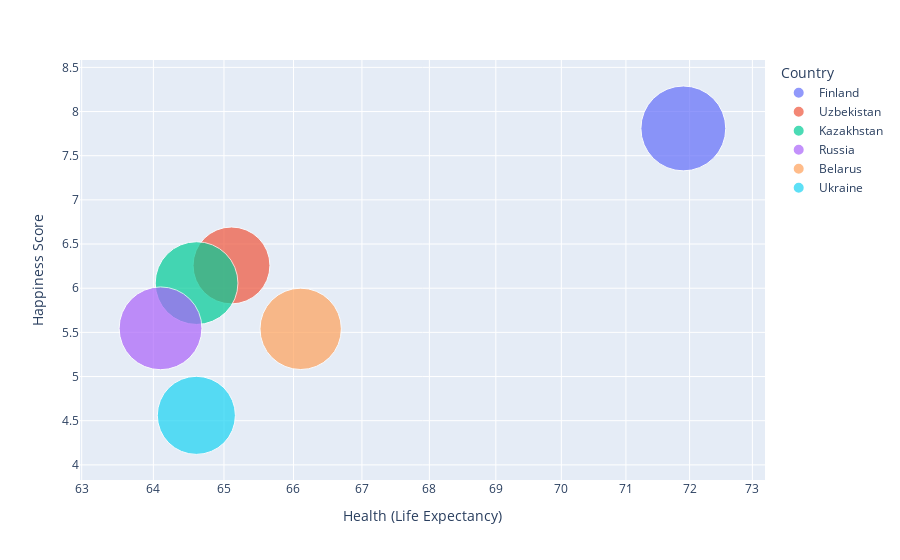

Notebook cell for this chart:
### Markdown cell above
### 8. Bubble chart

### Code cell
fig = px.scatter(short.query("Year==2020"), x="Health (Life Expectancy)", y="Happiness Score",
	    size="Economy (GDP per Capita)",
               color="Country",
                 hover_name="Country", log_x=True, size_max=60)
fig.show("png")
# fig.show()

### Figure 1 — Plotly figure (JSON) as saved in the notebook; plotly's stock layout.template omitted (floating-point values rounded to 4 significant figures)
{"data": [{"hovertemplate": "<b>%{hovertext}</b><br><br>Country=Finland<br>Health (Life Expectancy)=%{x}<br>Happiness Score=%{y}<br>Economy (GDP per Capita)=%{marker.size}<extra></extra>", "hovertext": ["Finland"], "legendgroup": "Finland", "marker": {"color": "#636efa", "size": [10.64], "sizemode": "area", "sizeref": 0.002955, "symbol": "circle"}, "mode": "markers", "name": "Finland", "orientation": "v", "showlegend": true, "type": "scatter", "x": [71.9], "xaxis": "x", "y": [7.809], "yaxis": "y"}, {"hovertemplate": "<b>%{hovertext}</b><br><br>Country=Uzbekistan<br>Health (Life Expectancy)=%{x}<br>Happiness Score=%{y}<br>Economy (GDP per Capita)=%{marker.size}<extra></extra>", "hovertext": ["Uzbekistan"], "legendgroup": "Uzbekistan", "marker": {"color": "#EF553B", "size": [8.74], "sizemode": "area", "sizeref": 0.002955, "symbol": "circle"}, "mode": "markers", "name": "Uzbekistan", "orientation": "v", "showlegend": true, "type": "scatter", "x": [65.11], "xaxis": "x", "y": [6.258], "yaxis": "y"}, {"hovertemplate": "<b>%{hovertext}</b><br><br>Country=Kazakhstan<br>Health (Life Expectancy)=%{x}<br>Happiness Score=%{y}<br>Economy (GDP per Capita)=%{marker.size}<extra></extra>", "hovertext": ["Kazakhstan"], "legendgroup": "Kazakhstan", "marker": {"color": "#00cc96", "size": [10.11], "sizemode": "area", "sizeref": 0.002955, "symbol": "circle"}, "mode": "markers", "name": "Kazakhstan", "orientation": "v", "showlegend": true, "type": "scatter", "x": [64.61], "xaxis": "x", "y": [6.058], "yaxis": "y"}, {"hovertemplate": "<b>%{hovertext}</b><br><br>Country=Russia<br>Health (Life Expectancy)=%{x}<br>Happiness Score=%{y}<br>Economy (GDP per Capita)=%{marker.size}<extra></extra>", "hovertext": ["Russia"], "legendgroup": "Russia", "marker": {"color": "#ab63fa", "size": [10.13], "sizemode": "area", "sizeref": 0.002955, "symbol": "circle"}, "mode": "markers", "name": "Russia", "orientation": "v", "showlegend": true, "type": "scatter", "x": [64.1], "xaxis": "x", "y": [5.546], "yaxis": "y"}, {"hovertemplate": "<b>%{hovertext}</b><br><br>Country=Belarus<br>Health (Life Expectancy)=%{x}<br>Happiness Score=%{y}<br>Economy (GDP per Capita)=%{marker.size}<extra></extra>", "hovertext": ["Belarus"], "legendgroup": "Belarus", "marker": {"color": "#FFA15A", "size": [9.78], "sizemode": "area", "sizeref": 0.002955, "symbol": "circle"}, "mode": "markers", "name": "Belarus", "orientation": "v", "showlegend": true, "type": "scatter", "x": [66.1], "xaxis": "x", "y": [5.54], "yaxis": "y"}, {"hovertemplate": "<b>%{hovertext}</b><br><br>Country=Ukraine<br>Health (Life Expectancy)=%{x}<br>Happiness Score=%{y}<br>Economy (GDP per Capita)=%{marker.size}<extra></extra>", "hovertext": ["Ukraine"], "legendgroup": "Ukraine", "marker": {"color": "#19d3f3", "size": [9.011], "sizemode": "area", "sizeref": 0.002955, "symbol": "circle"}, "mode": "markers", "name": "Ukraine", "orientation": "v", "showlegend": true, "type": "scatter", "x": [64.61], "xaxis": "x", "y": [4.561], "yaxis": "y"}], "layout": {"legend": {"itemsizing": "constant", "title": {"text": "Country"}, "tracegroupgap": 0}, "margin": {"t": 60}, "xaxis": {"anchor": "y", "domain": [0, 1], "title": {"text": "Health (Life Expectancy)"}, "type": "log"}, "yaxis": {"anchor": "x", "domain": [0, 1], "title": {"text": "Happiness Score"}}}}
